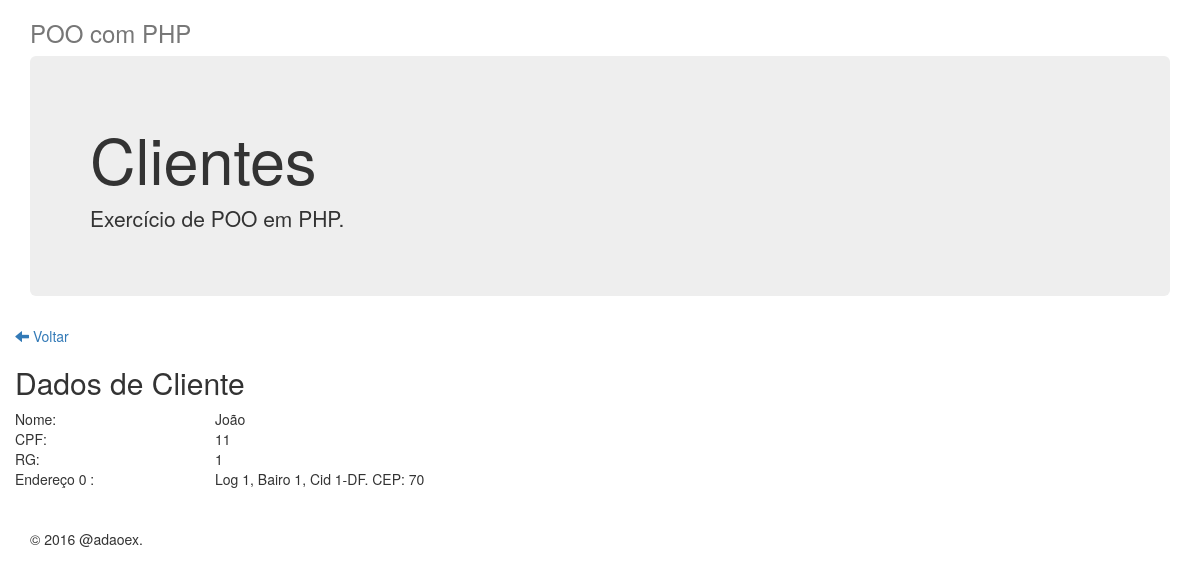
The page /?pag=detalhe&idx=1&tipo=pf on the database its author committed.
### tables this page shows
CREATE TABLE cliente (
                id INTEGER PRIMARY KEY AUTOINCREMENT, 
                nome text   not null, 
                cpf text    null,
                cnpj text   null,
                rg text     null,
                grau_importancia text not null,
                tipo text not null
            );

CREATE TABLE endereco (
                id INTEGER PRIMARY KEY AUTOINCREMENT,
                cliente_id integer not null,
                uf text not NULL, 
                bairro text not NULL, 
                cep text not NULL, 
                cidade text not NULL, 
                logradouro text not NULL, 
                cobranca integer null
            );

### src/PDO/ClientePF.php (called while the page is built, shortened)
<?php
class ClientePF extends ClienteDBAbstract
{
    public function findAll()
    {
        $sql = "SELECT * FROM cliente where tipo = 'PF'";
        $clientes = [];
        foreach ( self::$pdo->query($sql) as $r) {
            $cliente = new \Poo\Cliente\Tipos\ClientePF();
            $cliente->setId($r['id']);
            $cliente->setCpf($r['cpf']);
            $cliente->setGrauImportancia($r['grau_importancia']);
            $cliente->setNome($r['nome']);
            $cliente->setRg($r['rg']);
            $clientes[] = $cliente;
        }
        return $clientes;
    }
    public function find($id)
    {
        $sql = "SELECT * FROM cliente where id = $id ";
        $cliente = null;
        foreach ( self::$pdo->query($sql) as $r) {
            $cliente = new \Poo\Cliente\Tipos\ClientePF();
            $cliente->setId($r['id']);
            $cliente->setCpf($r['cpf']);
            $cliente->setGrauImportancia($r['grau_importancia']);
            $cliente->setNome($r['nome']);
            $cliente->setRg($r['rg']);
        }
        return $cliente;
    }
}

### public/clientes.php (called while the page is built, shortened)
<?php
$db = new \PDO("sqlite:".__DIR__."/../cursopoo.db");
$pfDB = new Poo\PDO\ClientePF($db);
$clientes_pf = $pfDB->findAll();

### src/Cliente/Tipos/ClientePF.php (called while the page is built, shortened)
<?php
class ClientePF implements ICliente
{
    private $id;
    private $nome;
    private $cpf;
    private $rg;
    public function getId()
    {
        return $this->id;
    }
    public function setId($id)
    {
        $this->id = $id;
        return $this;
    }
    public function getNome()
    {
        return $this->nome;
    }
    public function setNome($nome)
    {
        $this->nome = $nome;
        return $this;
    }
    public function getCpf()
    {
        return $this->cpf;
    }
    public function setCpf($cpf)
    {
        $this->cpf = $cpf;
        return $this;
    }
    public function getRg()
    {
        return $this->rg;
    }
    public function setRg($rg)
    {
        $this->rg = $rg;
        return $this;
    }
    public function setGrauImportancia($grauImportancia)
    {
        return $this;
    }
}

### lib/Psr4AutoloaderClass.php (called while the page is built, shortened)
<?php
class Psr4AutoloaderClass
{
    protected $prefixes = array();
    public function addNamespace($prefix, $base_dir, $prepend = false)
    {
        $prefix = trim($prefix, '\\') . '\\';
        $base_dir = rtrim($base_dir, DIRECTORY_SEPARATOR) . '/';
        if (isset($this->prefixes[$prefix]) === false) {
            $this->prefixes[$prefix] = array();
        }
        if ($prepend) {
            array_unshift($this->prefixes[$prefix], $base_dir);
        } else {
            array_push($this->prefixes[$prefix], $base_dir);
        }
    }
    public function loadClass($class)
    {
        $prefix = $class;
        while (false !== $pos = strrpos($prefix, '\\')) {
            $prefix = substr($class, 0, $pos + 1);
            $relative_class = substr($class, $pos + 1);
            $mapped_file = $this->loadMappedFile($prefix, $relative_class);
            if ($mapped_file) {
                return $mapped_file;
            }
            $prefix = rtrim($prefix, '\\');
        }
        return false;
    }
    protected function loadMappedFile($prefix, $relative_class)
    {
        if (isset($this->prefixes[$prefix]) === false) {
            return false;
        }
        foreach ($this->prefixes[$prefix] as $base_dir) {
            $file = $base_dir
                . str_replace('\\', '/', $relative_class)
                . '.php';
            if ($this->requireFile($file)) {
                return $file;
            }
        }
        return false;
    }
    protected function requireFile($file)
    {
        if (file_exists($file)) {
            return true;
        }
        return false;
    }
}

### src/PDO/Endereco.php (called while the page is built, shortened)
<?php
class Endereco extends EnderecoDBAbstract
{
    public function findByCliente($cliente_id)
    {
        $sql = "SELECT * FROM endereco where cliente_id = $cliente_id ";
        $ends = [];
        foreach ( self::$pdo->query($sql) as $r) {
            $end = new \Poo\Endereco\Tipos\Endereco();
            $end->setId($r['id']);
            $end->setBairro($r['bairro']);
            $end->setCep($r['cep']);
            $end->setCidade($r['cidade']);
            $end->setLogradouro($r['logradouro']);
            $end->setUf($r['uf']);
            $ends[] = $end;
        }
        return $ends;
    }
}

### src/Endereco/Tipos/Endereco.php (called while the page is built, shortened)
<?php
class Endereco implements IEndereco
{
    private $logradouro;
    private $bairro;
    private $cidade;
    private $uf;
    private $cep;
    public function setId($id)
    {
        return $this;
    }
    public function getLogradouro()
    {
        return $this->logradouro;
    }
    public function setLogradouro($logradouro)
    {
        $this->logradouro = $logradouro;
        return $this;
    }
    public function getBairro()
    {
        return $this->bairro;
    }
    public function setBairro($bairro)
    {
        $this->bairro = $bairro;
        return $this;
    }
    public function getCidade()
    {
        return $this->cidade;
    }
    public function setCidade($cidade)
    {
        $this->cidade = $cidade;
        return $this;
    }
    public function getUf()
    {
        return $this->uf;
    }
    public function setUf($uf)
    {
        $this->uf = $uf;
        return $this;
    }
    public function getCep()
    {
        return $this->cep;
    }
    public function setCep($cep)
    {
        $this->cep = $cep;
        return $this;
    }
}

### public/cliente-detalhe.php (the view, shortened to what this page needs)
<?php
$idx = $_GET['idx'];
$tipo = $_GET['tipo'];
$db = new \PDO("sqlite:".__DIR__."/../cursopoo.db");
if ($tipo == 'pf'){
    $pfDB = new Poo\PDO\ClientePF($db);
    $cliente = $pfDB->find($idx);
}elseif ($tipo == 'pj'){
    $pjDB = new Poo\PDO\ClientePJ($db);
    $cliente = $pjDB->find($idx);
}
$endDB = new \Poo\PDO\Endereco($db);
?>
<a href="index.php" >
    <i class="glyphicon glyphicon-arrow-left"></i>
    Voltar
</a>
<h2>Dados de Cliente</h2>
<div class="row">
    <div class="col-md-2">Nome:</div>
    <div class="col-md-4"><?php echo $cliente->getNome(); ?></div>
</div>
<?php if ( $cliente instanceof \Poo\Cliente\Tipos\ClientePF ) : ?>
<div class="row">
    <div class="col-md-2">CPF:</div>
    <div class="col-md-4"><?php echo $cliente->getCpf(); ?></div>
</div>
<div class="row">
    <div class="col-md-2">RG:</div>
    <div class="col-md-4"><?php echo $cliente->getRg(); ?></div>
</div>
<?php endif; ?>
<div class="row">
    <?php foreach ( $endDB->findByCliente($cliente->getId()) as $k => $endereco ) : ?>
    <div class="col-md-2">Endereço <?php echo $k; ?> :</div>
    <div class="col-md-4">
        <?php echo $endereco->getLogradouro(); ?>,
        <?php echo $endereco->getBairro(); ?>,
        <?php echo $endereco->getCidade(); ?>-<?php echo $endereco->getUf(); ?>.
        CEP: <?php echo $endereco->getCep(); ?>
    </div>
    <?php endforeach; ?>
</div>
<br/><br/>

### rows shown on the page
cliente: nome "João", cpf "11", rg "1"
endereco: k "0", logradouro "Log 1", bairro "Bairo 1", cidade "Cid 1", uf "DF", cep "70"
